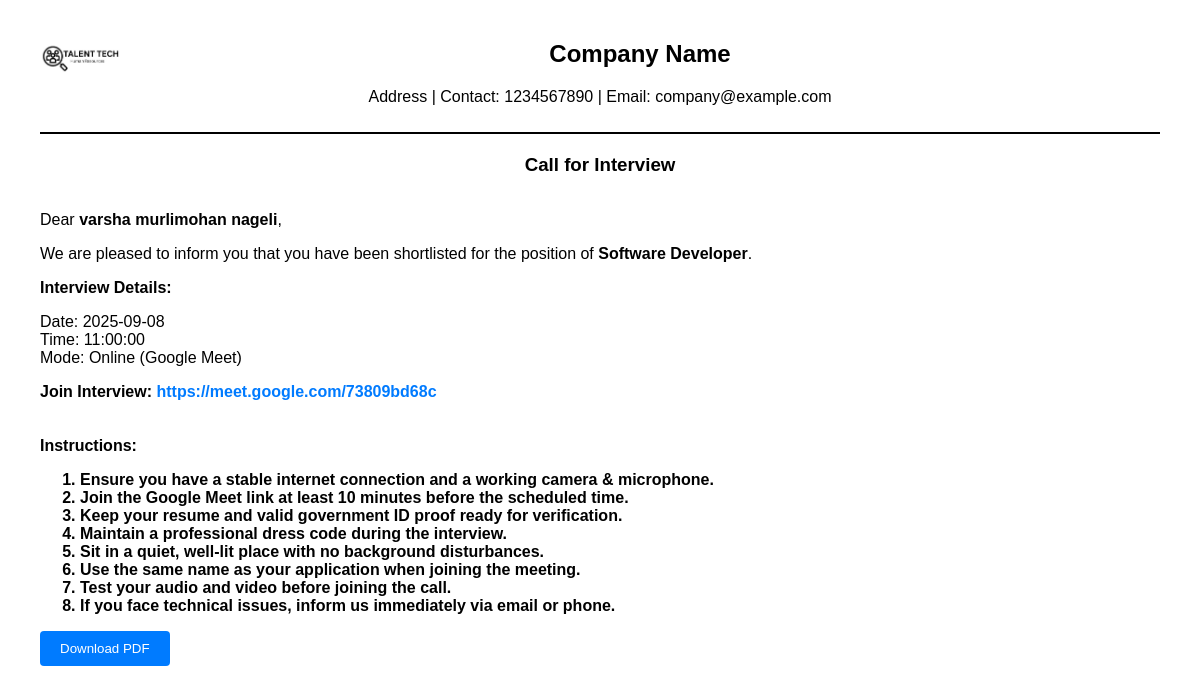
Page /interview_letter.php?id=17 on the committed database.
### tables this page shows
CREATE TABLE IF NOT EXISTS `job_applications` (
  `id` int NOT NULL AUTO_INCREMENT,
  `candidate_id` int DEFAULT NULL,
  `job_id` int DEFAULT NULL,
  `name` varchar(100) DEFAULT NULL,
  `email` varchar(100) DEFAULT NULL,
  `phone` varchar(20) DEFAULT NULL,
  `resume` varchar(255) DEFAULT NULL,
  `cover_letter` text,
  `applied_at` timestamp NULL DEFAULT CURRENT_TIMESTAMP,
  `status` varchar(50) DEFAULT 'Pending',
  `reason` text,
  `interview_date` date DEFAULT NULL,
  `interview_time` time DEFAULT NULL,
  `applied_on` datetime DEFAULT CURRENT_TIMESTAMP,
  `meet_link` varchar(255) DEFAULT NULL,
  `interview_status` enum('Pending','Attended','Not Attended') DEFAULT 'Pending',
  `selection_status` enum('Pending','Selected','Rejected') DEFAULT 'Pending',
  `rejection_reason` text,
  `offer_letter` varchar(255) DEFAULT NULL,
  `interview_letter_path` varchar(255) DEFAULT NULL,
  `offer_status` enum('Pending','Accepted','Rejected') DEFAULT 'Pending',
  PRIMARY KEY (`id`)
);

CREATE TABLE IF NOT EXISTS `candidates` (
  `id` int NOT NULL AUTO_INCREMENT,
  `full_name` varchar(100) DEFAULT NULL,
  `email` varchar(100) DEFAULT NULL,
  `password` varchar(255) DEFAULT NULL,
  `contact` varchar(15) DEFAULT NULL,
  `gender` varchar(10) DEFAULT NULL,
  `qualification` varchar(100) DEFAULT NULL,
  `dob` date DEFAULT NULL,
  `photo` varchar(255) DEFAULT NULL,
  `resume` varchar(255) DEFAULT NULL,
  `experience_status` enum('Yes','No') DEFAULT NULL,
  `experience_details` text,
  `employee_type` tinyint(1) NOT NULL DEFAULT '0',
  `status` varchar(20) DEFAULT 'Pending',
  PRIMARY KEY (`id`),
  UNIQUE KEY `email` (`email`)
);

CREATE TABLE IF NOT EXISTS `jobs` (
  `job_id` int NOT NULL AUTO_INCREMENT,
  `title` varchar(255) DEFAULT NULL,
  `description` text,
  `posted_date` date NOT NULL DEFAULT (curdate()),
  `from_date` date DEFAULT NULL,
  `to_date` date DEFAULT NULL,
  `image` varchar(255) DEFAULT NULL,
  PRIMARY KEY (`job_id`)
);

### interview_letter.php (the view, shortened to what this page needs)
<?php
$conn = new mysqli("localhost", "root", "", "company_db");
$application_id = intval($_GET['id']);
$sql = "
    SELECT
      ja.interview_date, ja.interview_time, ja.meet_link,
      c.full_name, c.email, c.contact, c.photo,
      j.title AS job_title
    FROM job_applications ja
    JOIN candidates c ON ja.candidate_id = c.id
    JOIN jobs j ON ja.job_id = j.job_id
    WHERE ja.id = ?";
$stmt = $conn->prepare($sql);
$stmt->bind_param("i", $application_id);
$stmt->execute();
$result = $stmt->get_result();
$row = $result->fetch_assoc();
?>
<!DOCTYPE html>
<html>
<head>
</head>
<body>
    <div id="interview-letter">
<div class="header">
    <img src="tech.jpg" alt="Logo">
    <h2>Company Name</h2>
    <p>Address | Contact: 1234567890 | Email: company@example.com</p>
</div>
<h3 style="text-align:center;">Call for Interview</h3>
<div class="content">
    <div class="text">
        <p>Dear <strong><?= htmlspecialchars($row['full_name']); ?></strong>,</p>
        <p>We are pleased to inform you that you have been shortlisted for the position of <strong><?= htmlspecialchars($row['job_title']); ?></strong>.</p>
        <p><strong>Interview Details:</strong></p>
        <p>Date: <?= htmlspecialchars($row['interview_date']); ?><br>
        Time: <?= htmlspecialchars($row['interview_time']); ?><br>
        Mode: Online (Google Meet)</p>
        <div class="meet-link">
            <p><strong>Join Interview:</strong>
                <a href="<?= htmlspecialchars($row['meet_link']); ?>" target="_blank">
                    <?= htmlspecialchars($row['meet_link']); ?>
                </a>
            </p>
        </div>
    </div>
</div>
<div class="instructions">
    <p><strong>Instructions:</strong></p>
    <ol>
        <li>Ensure you have a stable internet connection and a working camera & microphone.</li>
        <li>Join the Google Meet link at least 10 minutes before the scheduled time.</li>
        <li>Keep your resume and valid government ID proof ready for verification.</li>
        <li>Maintain a professional dress code during the interview.</li>
        <li>Sit in a quiet, well-lit place with no background disturbances.</li>
        <li>Use the same name as your application when joining the meeting.</li>
        <li>Test your audio and video before joining the call.</li>
        <li>If you face technical issues, inform us immediately via email or phone.</li>
    </ol>
</div>
</div>
    <button onclick="downloadPDF()" style="padding:10px 20px; background:#007BFF; color:#fff; border:none; border-radius:4px;">Download PDF</button>
</body>
</html>

### interview_letter.php (style rules this page uses)
body { font-family: Arial, sans-serif; margin: 40px; }
.header { text-align: center; border-bottom: 2px solid #000; padding-bottom: 10px; margin-bottom: 20px; }
.header img { width: 80px; float: left; }
.content { display: flex; justify-content: space-between; }
.text { width: 70%; }
.instructions { margin-top: 20px; font-weight: bold; }
.meet-link { margin-top: 10px; }
.meet-link a { color: #007BFF; font-weight: bold; text-decoration: none; }

### rows in the picture
job_applications: candidate.full_name "varsha murlimohan nageli", job.title "Software Developer", interview_date "2025-09-08", interview_time "11:00:00", meet_link "https://meet.google.com/73809bd68c"
